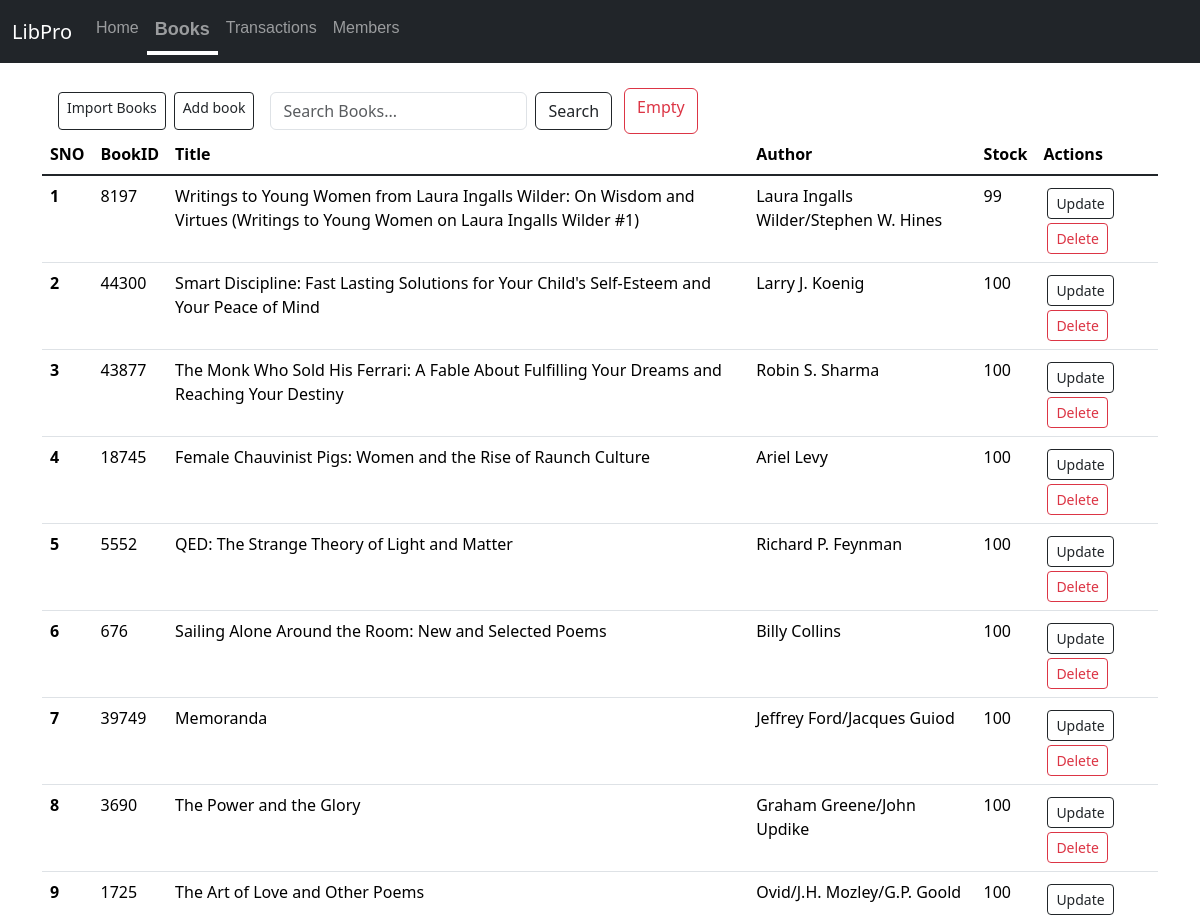
Before: /books (upper part) with the older database file.
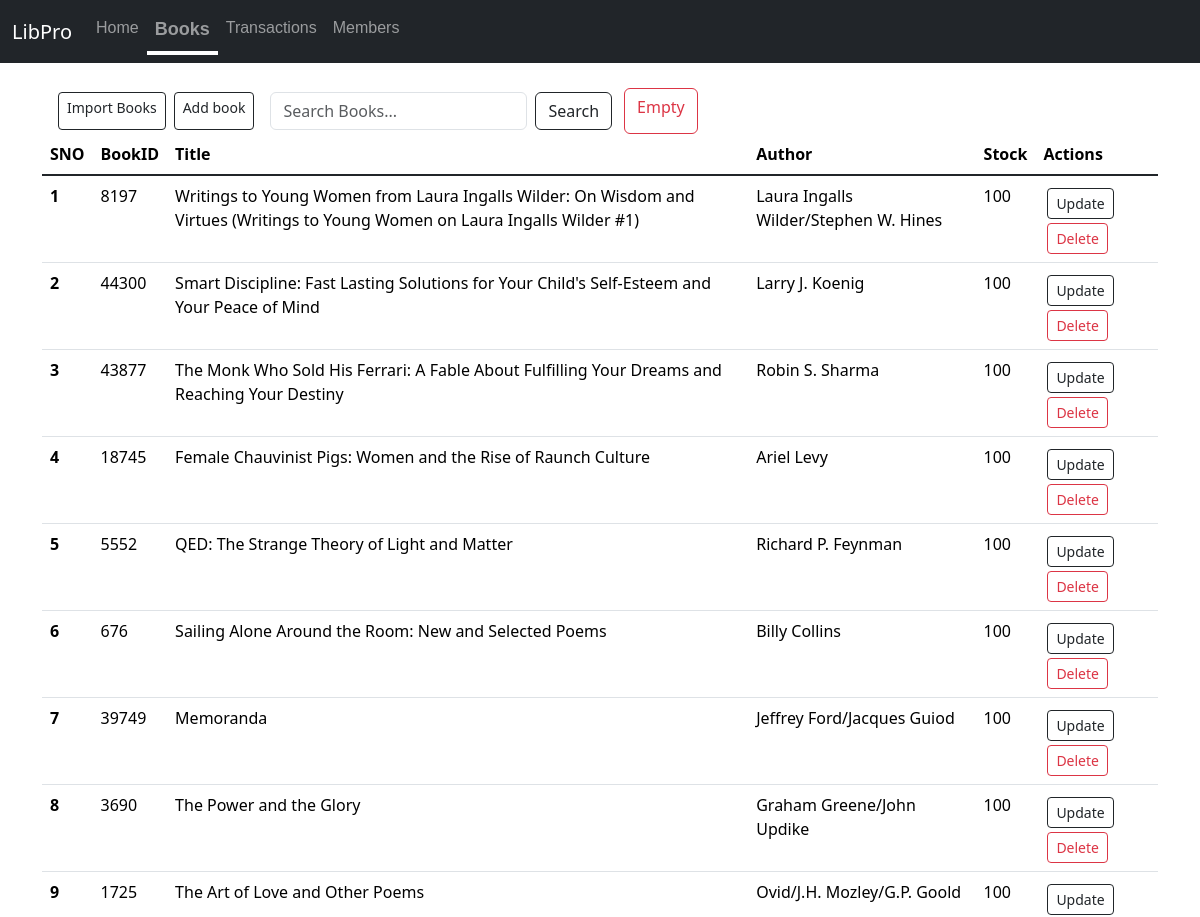
After: the same page with the newer database file.
### app.py (models this page shows)
class Books(db.Model):
    sno = db.Column(db.Integer, primary_key=True)
    bookid = db.Column(db.Integer, nullable=False,unique=True)
    title = db.Column(db.String(200), nullable=False)
    author = db.Column(db.String(500), nullable=False)
    stock = db.Column(db.Integer, nullable=False,default=100)

### app.py (the view, shortened to what this page needs)
@app.route('/<string:table>',methods=['GET','POST'])
def view(table):
    record_class=globals().get(table.capitalize())
    if record_class is None:
        flash("Invalid Operation",'warning')
        return redirect('/')
    else:
        allrecords=record_class.query.all()
        return render_template(f'{table}.html',allrecords=allrecords)

### templates/books.html (shortened to what this page needs)
{% extends 'base.html' %}
{% block body %}
<div class="my-3 container">
  <div style="display:flex" class="container">
    <a href="/importbooks" class="add btn btn-outline-dark btn-sm mx-1 my-1" type="button">Import Books</a>
    <a href="/addrecord/books" class="add btn btn-outline-dark btn-sm mx-1 my-1" type="button">Add book</a>
    <form style="width:fit-content" class="d-flex mx-1 my-1" method="POST" action="/search/books" role="search">
      <input class="form-control mx-2" name="searchitem"  id="searchitem" type="search" placeholder="Search Books..." aria-label="Search">
      <button class="btn btn-outline-dark"  type="submit">Search</button>
    </form>
    <a class="btn btn-outline-danger mx-2" href="/empty/books" type="button">Empty</a>
  </div>
    <table class="table">
        <thead>
          <tr>
            <th scope="col">SNO</th>
            <th scope="col">BookID</th>
            <th scope="col">Title</th>
            <th scope="col">Author</th>
            <th scope="col">Stock</th>
            <th scope="col">Actions</th>
          </tr>
        </thead>
        <tbody class="table-group-divider">
          {% for records in allrecords  %}
          <tr>
            <th scope="row">{{loop.index}}</th>
            <td>{{records.bookid}}</td>
            <td>{{records.title}}</td>
            <td>{{records.author}}</td>
            <td>{{records.stock}}</td>
            <td>
              <a href="/updaterecord/books/{{records.sno}}" type="button" class="btn btn-outline-dark btn-sm mx-1 my-1">Update</a>
              <a href="/deleterecord/books/{{records.sno}}" type="button" class="btn btn-outline-danger btn-sm mx-1">Delete</a>
          </td>
          </tr>
          {% endfor %}
        </tbody>
      </table>
</div>
{% endblock body %}

Changed rows visible on the page:
changed Books "Laura Ingalls Wilder/Stephen W. Hines": stock "99" → "100"
